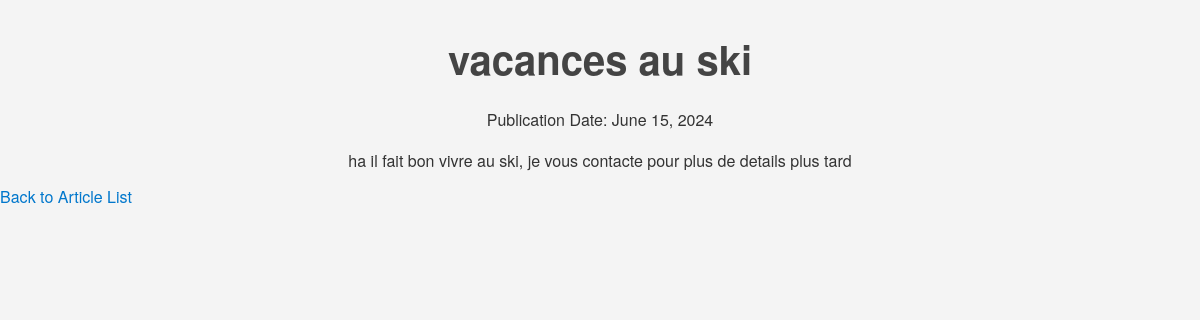
The app's page /en-us/article/1/ with its own data.
### main/models.py (models this page shows, shortened)
class Article(models.Model):
    title = models.CharField(_('title'), max_length=200)
    content = models.TextField(_('content'))
    publication_date = models.DateTimeField(auto_now_add=True)

### main/views.py (the view)
# urls.py: path('article/<int:article_id>/', views.article_detail, name='article_detail'),
def article_detail(request, article_id):
    article = get_object_or_404(Article, pk=article_id)
    return render(request, 'main/article_detail.html', {'article': article})

### main/templates/main/article_detail.html (shortened to what this page needs)
{% load static %}
{% load i18n %}
<!DOCTYPE html>
<html lang="en">
<head>
    <link rel="stylesheet" href="{% static 'detail.css' %}">
</head>
<body>
    <h1>{% trans article.title %}</h1>
    <p>{% trans "Publication Date:" %} {{ article.publication_date|date:"F d, Y" }}</p>
    <p>{{ article.content }}</p>
    <a href="{% url 'article_list' %}">{% trans "Back to Article List" %}</a>
</body>
</html>

### main/static/detail.css (style rules this page uses)
body { font-family: 'Helvetica Neue', Arial, sans-serif; background-color: #f4f4f4; margin: 0; padding: 0; line-height: 1.6; color: #333; }
h1, h2, h3 { font-weight: 700; color: #444; text-align: center; }
h1 { font-size: 2.5em; margin-bottom: 10px; }
p { margin-bottom: 10px; text-align: center; }
a { color: #0077cc; text-decoration: none; }

### records on screen
Article: publication_date "June 15, 2024", content "ha il fait bon vivre au ski, je vous contacte pour plus de details plus tard"
